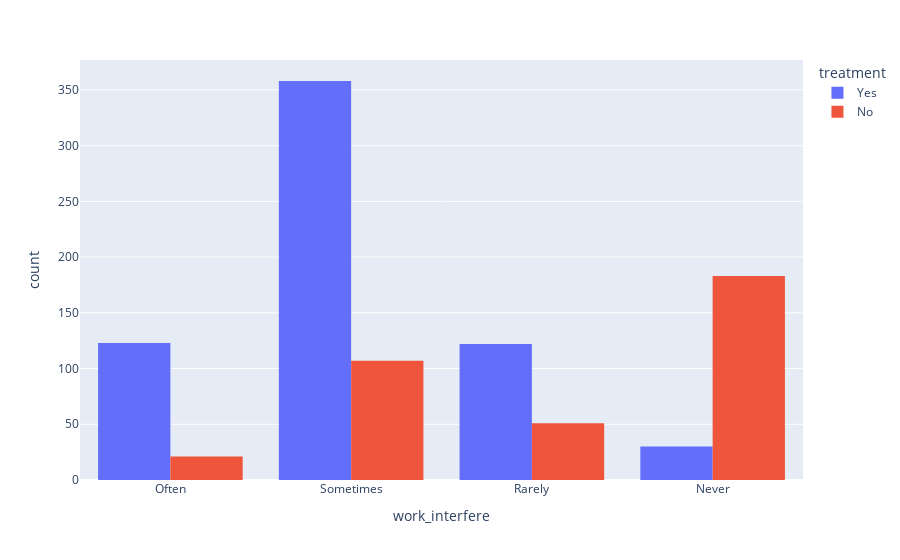

The code cell stored with this chart in its notebook:
### Code cell
px.histogram(df, x = 'work_interfere',color='treatment',barmode='group')

### Figure 1 — Plotly figure (JSON) as saved in the notebook; plotly's stock layout.template omitted (floating-point values rounded to 4 significant figures; data arrays with more than 128 entries replaced by an {"elided": "..."} marker saying what was removed)
{"data": [{"alignmentgroup": "True", "bingroup": "x", "hovertemplate": "treatment=Yes<br>work_interfere=%{x}<br>count=%{y}<extra></extra>", "legendgroup": "Yes", "marker": {"color": "#636efa", "pattern": {"shape": ""}}, "name": "Yes", "offsetgroup": "Yes", "orientation": "v", "showlegend": true, "type": "histogram", "x": {"elided": "637 str values"}, "xaxis": "x", "yaxis": "y"}, {"alignmentgroup": "True", "bingroup": "x", "hovertemplate": "treatment=No<br>work_interfere=%{x}<br>count=%{y}<extra></extra>", "legendgroup": "No", "marker": {"color": "#EF553B", "pattern": {"shape": ""}}, "name": "No", "offsetgroup": "No", "orientation": "v", "showlegend": true, "type": "histogram", "x": {"elided": "622 str values"}, "xaxis": "x", "yaxis": "y"}], "layout": {"barmode": "group", "legend": {"title": {"text": "treatment"}, "tracegroupgap": 0}, "margin": {"t": 60}, "xaxis": {"anchor": "y", "domain": [0, 1], "title": {"text": "work_interfere"}}, "yaxis": {"anchor": "x", "domain": [0, 1], "title": {"text": "count"}}}}
